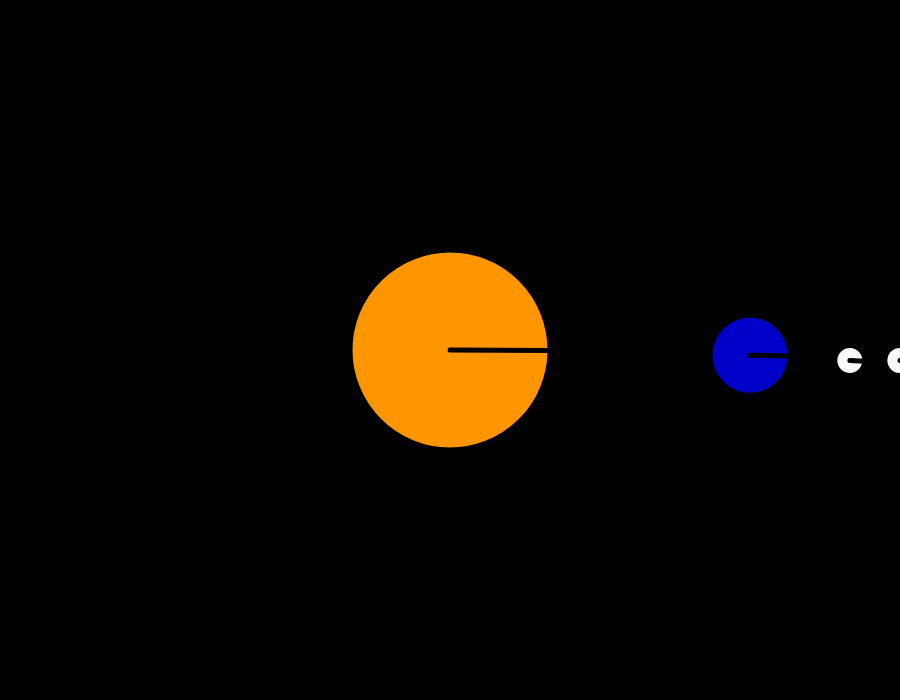
Frame 1 (no input)
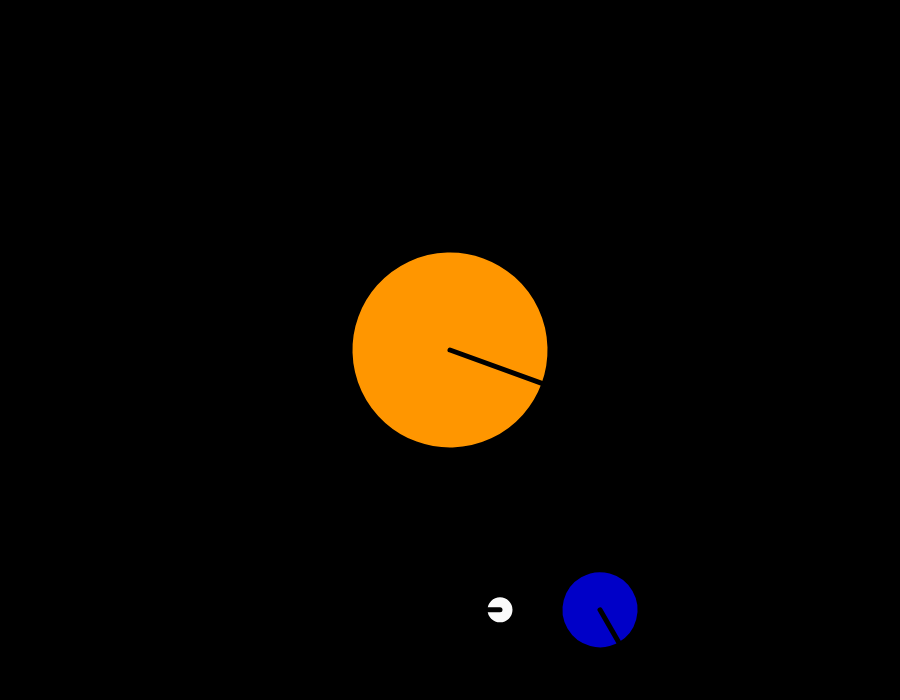
Frame 60 (no input)
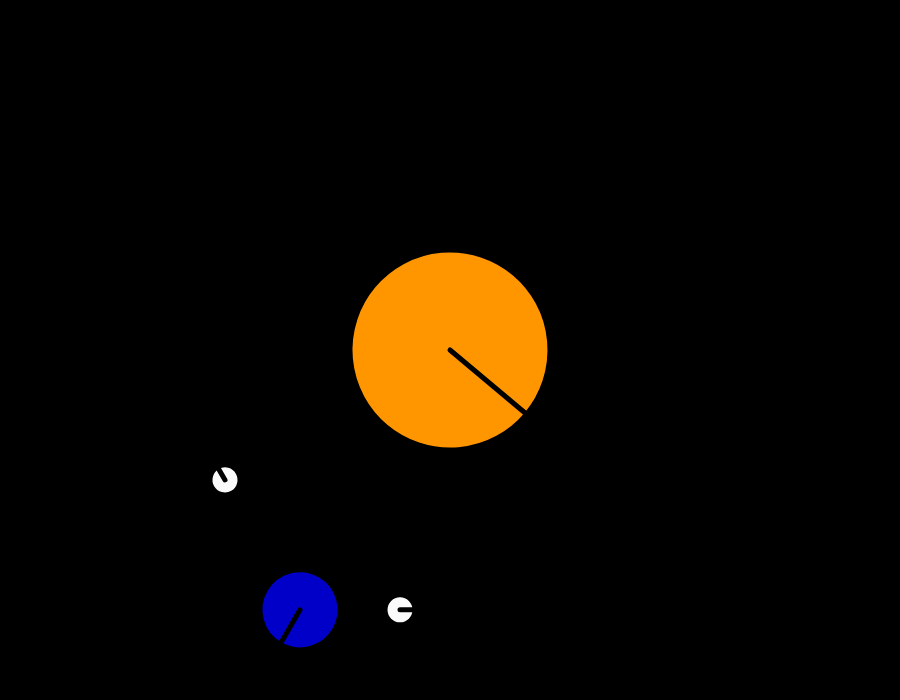
Frame 120 (the mouse pressed at the canvas centre since frame 60)

The p5.js sketch that drew these frames (run headless with seeded random() and noise() and a simulated clock; from frame 60 on, the mouse is pressed at the canvas centre):

// p5.js sketch
// ── sketch.js
var speed;


function setup() {
    createCanvas(900, 700);
}

function draw() {
    background(0);
    speed = frameCount;

    //SUN Planet
    push();
    translate(width/2, height/2); // Position sun
    rotate(radians(speed/3)); // SUN Rotation
    celestialObj(color(255,150,0), 200); // SUN
    pop();

    //EARTH Planet
    push();
    translate(width/2,height/2); // Position of the earth
    rotate(radians(speed)); // Rotation of the Earth around the sun and its own axis
    translate(300, 0); // Position of earth from the sun
    celestialObj(color(0,0,200),80) // EARTH
    pop();

    //MOON Planet
    push();
    translate(width/2,height/2); // Position of the moon
    rotate(radians(speed)); // Rotation around the sun
    translate(300, 0); // Position of moon from the sun
    rotate(radians(speed*2)); // Rotation of the Moon and its own axis at speed *2
    translate(100, 0); // Position of moon from the earth
    celestialObj(color(250,250,250),30); // MOON
    pop();

    // ASTEROID
    push();
    translate(width/2,height/2); // Position of the Asteriod
    rotate(radians(speed)); // Rotation around the sun
    translate(300, 0); // Position of asteriod from the sun
    rotate(radians(speed)); // Rotation of the Asteruid and its own axis
    translate(100, 0); // Position of asteriod from the earth
    translate(50,0); // Position of asteriod from the moon
    celestialObj(color(250,250,250),30); // MOON
    pop();


}

function celestialObj(c, size){
    strokeWeight(5);
    fill(c);
    stroke(0);
    ellipse(0, 0, size, size);
    line(0, 0, size/2, 0);
}
